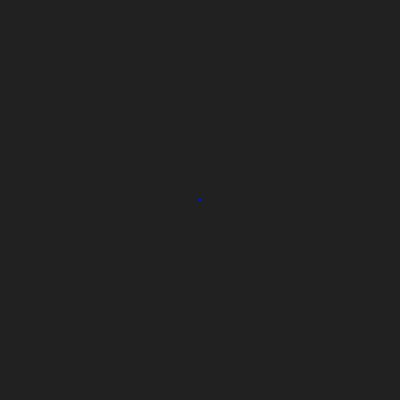
Frame 1 (no input)
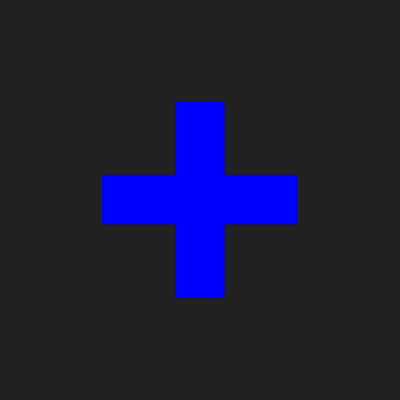
Frame 60 (the mouse pressed at the canvas centre just before this capture)
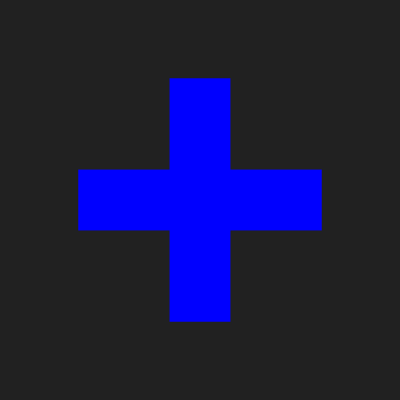
Frame 120 (the mouse held since frame 60 and released just before this capture)

The Processing sketch that drew these frames (run headless with seeded random() and noise(); from frame 60 on, the mouse is pressed at the canvas centre):

// Processing sketch: Functions_02
// ── Functions_02.pde
/*
 * FUNCTIONS_02 : 
 * 
 * Ce sketch démontre une fonction simple de dessin
 * ET une fonction qui retourne une valeur
 *
 * Lire un tutoriel sur les fonctions/méthodes :
 * https://fr.flossmanuals.net/processing/les-methodes/
 *
 * MW_2016
 * https://github.com/FreeArtBureau/ITERATIONS
 * www.iterations.fabprojects.codes
 *
 * end
 
 */

/////////////////////////// GLOBALS ////////////////////////////

/////////////////////////// SETUP ////////////////////////////

void setup() {
  size(400, 400);
  background(33);
  smooth();
  noStroke();
}

/////////////////////////// DRAW ////////////////////////////
void draw() {
  background(33);
  fill(0, 0, 255);

  // On fait appel à nos 2 fonctions
  float taille = oscillate();
  croix(width/2, height/2, taille);
}

/////////////////////////// FUNCTIONS ////////////////////////////
// Voici notre nouvelle fonction qui retourne une valeur
float oscillate() {
  float val = sin(frameCount*0.015)*250;
  return val;
}




// Voici notre fonction de dessin
void croix(float _cntX, float _cntY, float _taille) {
  rectMode(CENTER);
  pushMatrix();
  translate(_cntX, _cntY);
  rect(0, 0, _taille, _taille/4);
  rect(0, 0, _taille/4, _taille);
  popMatrix();
}
